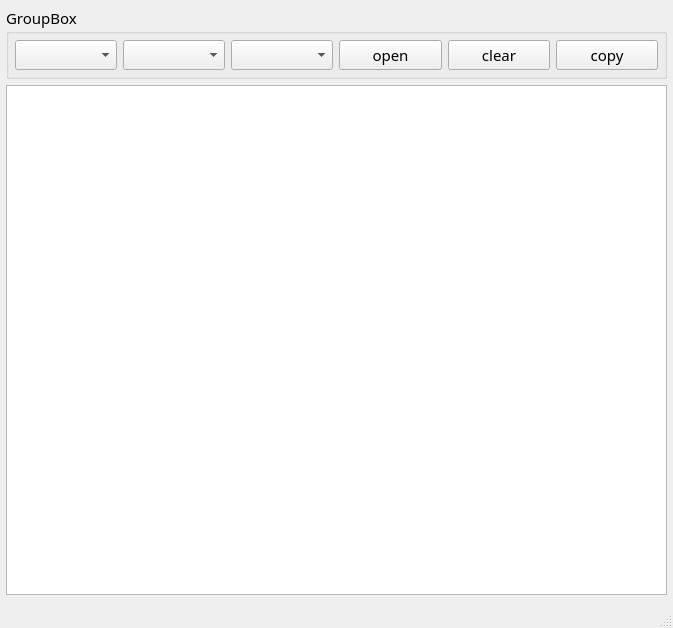
<?xml version="1.0" encoding="UTF-8"?>
<ui version="4.0">
 <class>MainWindow</class>
 <widget class="QMainWindow" name="MainWindow">
  <property name="geometry">
   <rect>
    <x>0</x>
    <y>0</y>
    <width>673</width>
    <height>628</height>
   </rect>
  </property>
  <property name="font">
   <font>
    <family>JetBrains Mono</family>
    <pointsize>11</pointsize>
   </font>
  </property>
  <property name="windowTitle">
   <string>MainWindow</string>
  </property>
  <widget class="QWidget" name="centralwidget">
   <layout class="QVBoxLayout" name="verticalLayout">
    <property name="leftMargin">
     <number>6</number>
    </property>
    <property name="topMargin">
     <number>6</number>
    </property>
    <property name="rightMargin">
     <number>6</number>
    </property>
    <property name="bottomMargin">
     <number>6</number>
    </property>
    <item>
     <widget class="QGroupBox" name="groupBox">
      <property name="title">
       <string>GroupBox</string>
      </property>
      <layout class="QHBoxLayout" name="horizontalLayout">
       <property name="leftMargin">
        <number>6</number>
       </property>
       <property name="topMargin">
        <number>6</number>
       </property>
       <property name="rightMargin">
        <number>6</number>
       </property>
       <property name="bottomMargin">
        <number>6</number>
       </property>
       <item>
        <widget class="QComboBox" name="cbxPort1"/>
       </item>
       <item>
        <widget class="QComboBox" name="cbxPort2"/>
       </item>
       <item>
        <widget class="QComboBox" name="cbxBaud"/>
       </item>
       <item>
        <widget class="QPushButton" name="pbStartStop">
         <property name="text">
          <string>open</string>
         </property>
         <property name="checkable">
          <bool>true</bool>
         </property>
        </widget>
       </item>
       <item>
        <widget class="QPushButton" name="pbClear">
         <property name="text">
          <string>clear</string>
         </property>
        </widget>
       </item>
       <item>
        <widget class="QPushButton" name="pbCopy">
         <property name="text">
          <string>copy</string>
         </property>
        </widget>
       </item>
      </layout>
     </widget>
    </item>
    <item>
     <widget class="QTextEdit" name="textEdit"/>
    </item>
   </layout>
  </widget>
  <widget class="QMenuBar" name="menubar">
   <property name="geometry">
    <rect>
     <x>0</x>
     <y>0</y>
     <width>673</width>
     <height>24</height>
    </rect>
   </property>
  </widget>
  <widget class="QStatusBar" name="statusbar"/>
 </widget>
 <resources/>
 <connections/>
</ui>
